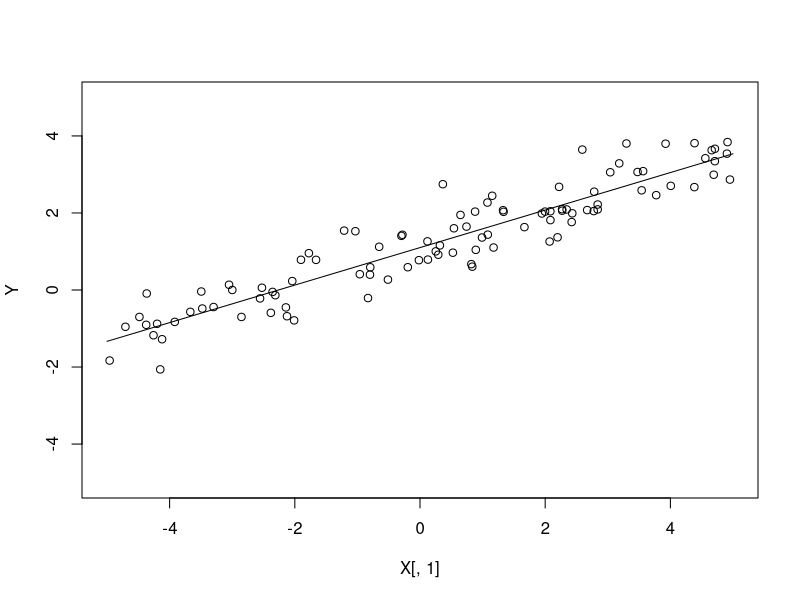
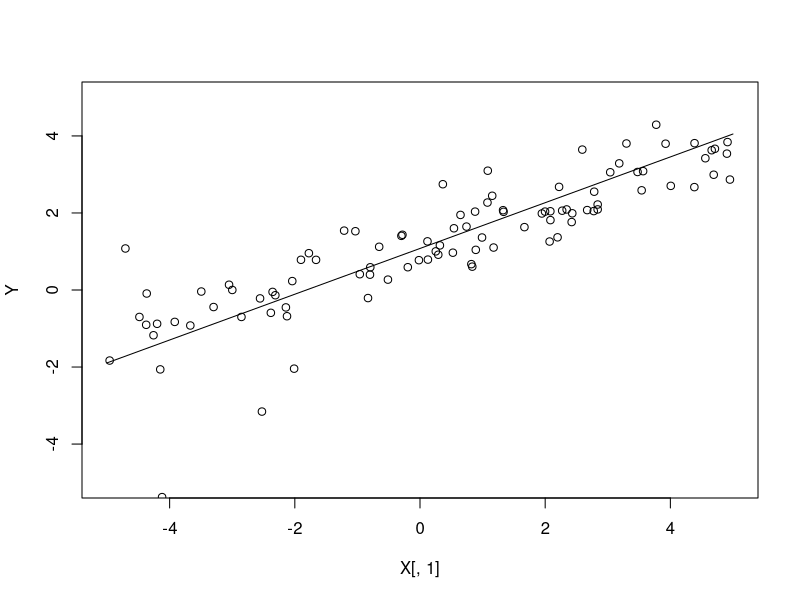

Here is the R script that generated these plots, in order:

linres_mle<-function(X, Y) {
    w<-solve(t(X)%*%X)%*%t(X)%*%matrix(Y,ncol=1)
    w
}

main<-function() {
    N<-100
    X<-matrix(c(runif(N,-5.,5.), rep(1., N)), ncol=2)
    Y<-sapply(X[,1], function(x) rnorm(1, .5*x+1., .5))

    w<-linres_mle(X, Y)

    D<-dim(X)[2]

    # demo it
    if (D==2) {
        png("image/2d_regres_mle.png")
        plot(X[,1], Y, xlim=c(-5.,5.), ylim=c(-5.,5.))

        lx<-c(-5.,5.)
        ly<-sapply(lx, function(x) w[1]*x+w[2])
        lines(lx, ly)
    }

    M<-10
    outliner<-sample(1:100, M)
    Y[outliner]<-sapply(outliner, function(i) rnorm(1, .5*X[i,1]+1., 5.))

    w<-linres_mle(X, Y)

    D<-dim(X)[2]
    # demo if

    if (D==2) {
        png("image/2d_regres_mle_outliner.png")
        plot(X[,1], Y, xlim=c(-5.,5.), ylim=c(-5.,5.))

        lx<-c(-5.,5.)
        ly<-sapply(lx, function(x) w[1]*x+w[2])
        lines(lx, ly)
    }
}

main()
